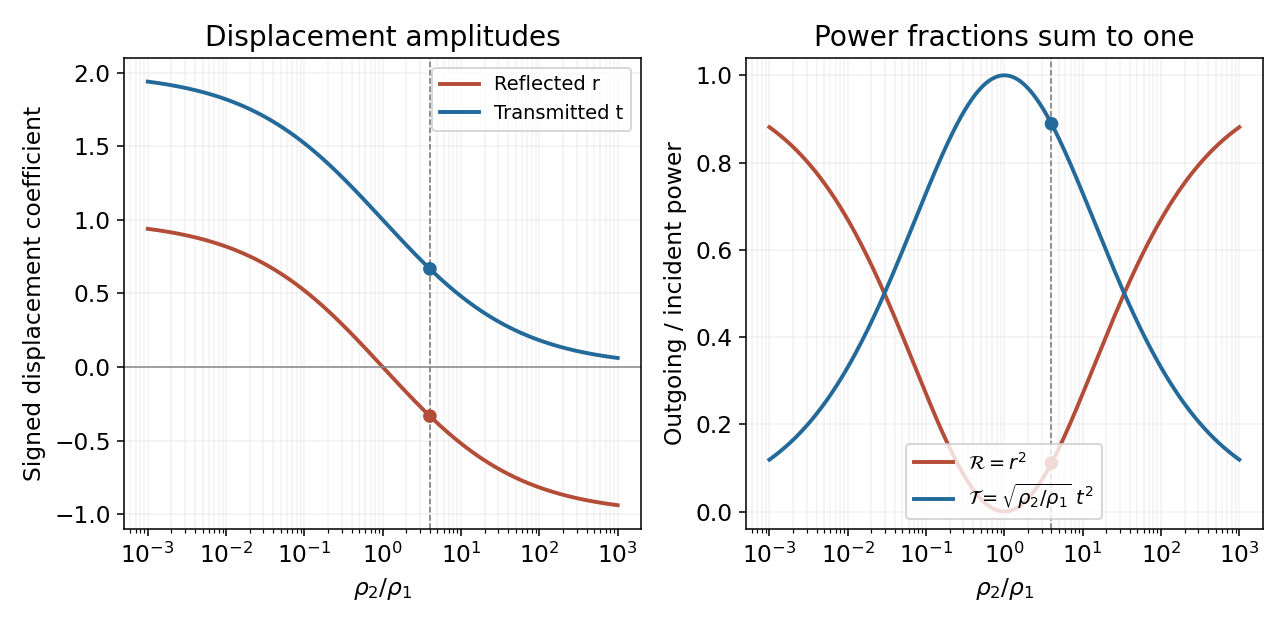

Write the Python code that produced this figure.
from pathlib import Path
import numpy as np
import matplotlib
matplotlib.use("Agg")
import matplotlib.pyplot as plt
plt.rcParams.update({"font.size":12,"font.family":"DejaVu Sans","figure.facecolor":"white","axes.facecolor":"white","savefig.facecolor":"white"})

fig,(ax,bx)=plt.subplots(1,2,figsize=(9.2,4.5));density=np.logspace(-3,3,650);q=np.sqrt(density);r=(1-q)/(1+q);t=2/(1+q);R=r*r;Tr=q*t*t
ax.semilogx(density,r,color="#b44d38",lw=2,label="Reflected r");ax.semilogx(density,t,color="#236a9b",lw=2,label="Transmitted t");ax.axhline(0,color="#888888",lw=.8);ax.scatter([4,4],[-1/3,2/3],color=["#b44d38","#236a9b"],zorder=4)
ax.set(ylim=(-1.1,2.1),xlabel=r"$\rho_2/\rho_1$",ylabel="Signed displacement coefficient",title="Displacement amplitudes");ax.legend(fontsize=10)
bx.semilogx(density,R,color="#b44d38",lw=2,label=r"$\mathcal{R}=r^2$");bx.semilogx(density,Tr,color="#236a9b",lw=2,label=r"$\mathcal{T}=\sqrt{\rho_2/\rho_1}\ t^2$");bx.scatter([4,4],[1/9,8/9],color=["#b44d38","#236a9b"],zorder=4)
bx.set(ylim=(-.04,1.04),xlabel=r"$\rho_2/\rho_1$",ylabel="Outgoing / incident power",title="Power fractions sum to one");bx.legend(fontsize=10,loc="lower center")
for aa in [ax,bx]:aa.axvline(4,color="#777777",ls="--",lw=.8);aa.grid(alpha=.16,which="both")
fig.tight_layout()

fig.savefig(Path.cwd()/Path(__file__).with_suffix(".png").name,dpi=140,facecolor="white",transparent=False)
plt.close(fig)
